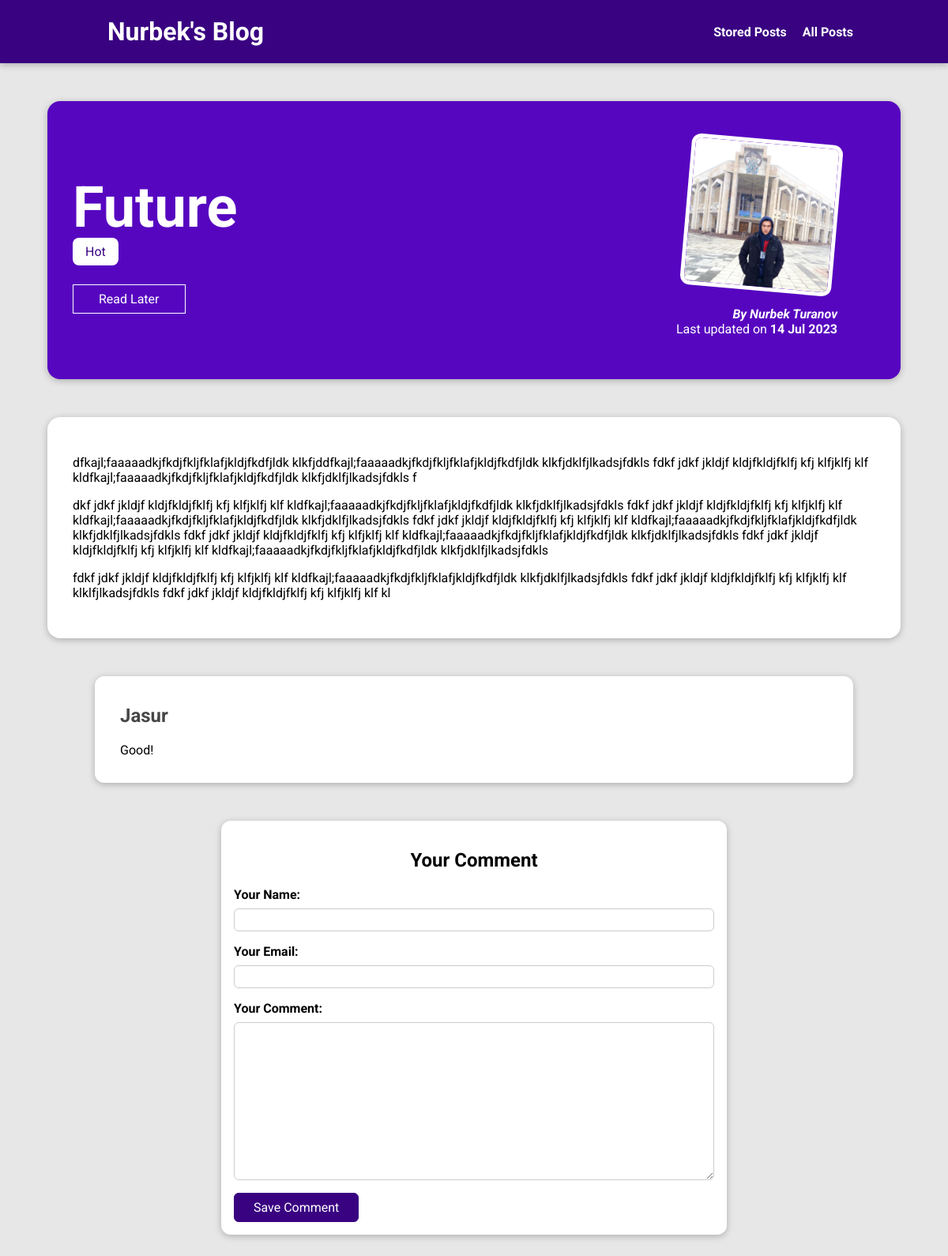
The app's page /posts/future with its own data.
### blog/models.py (models this page shows, shortened)
class Post(models.Model):
    title = models.CharField(max_length=150)
    excerpt = models.CharField(max_length=200)
    image = models.ImageField(upload_to="posts", null=True)
    date = models.DateField(auto_now=True)
    slug = models.SlugField(unique=True, db_index=True)
    content = models.TextField(validators=[MinLengthValidator(10)])
    author = models.ForeignKey(
        Author, on_delete=models.SET_NULL, null=True, related_name="posts"
    )
    tags = models.ManyToManyField(Tag)

class Tag(models.Model):
    caption = models.CharField(max_length=20)

class Author(models.Model):
    first_name = models.CharField(max_length=100)
    last_name = models.CharField(max_length=100)
    email_address = models.EmailField()
    def full_name(self):
        return f"{self.first_name} {self.last_name}"
    def __str__(self):
        return self.full_name()

class Comment(models.Model):
    user_name = models.CharField(max_length=120)
    user_email = models.EmailField()
    text = models.TextField(max_length=400)
    post = models.ForeignKey(Post, on_delete=models.CASCADE, related_name="comments")

### blog/views.py (the view, shortened to what this page needs)
# urls.py: path("posts/<slug:slug>", views.SinglePostView.as_view(), name="posts-detail-page"),
class SinglePostView(View):
    def is_stored_post(self, request, post_id):
        stored_posts = request.session.get("stored_posts")
        if stored_posts is not None:
            is_saved_for_later = post_id in stored_posts
        else:
            is_saved_for_later = False
        return is_saved_for_later
    def get(self, request, slug):
        post = Post.objects.get(slug=slug)
        context = {
            "post": post,
            "post_tags": post.tags.all(),
            "comment_form": CommentForm(),
            "comments": post.comments.all().order_by("-id"),
            "saved_for_later": self.is_stored_post(request, post.id),
        }
        return render(request, "blog/post-detail.html", context)

### blog/forms.py
class CommentForm(forms.ModelForm):
    class Meta:
        model = Comment
        exclude = ["post"]
        labels = {
            "user_name": "Your Name",
            "user_email": "Your Email",
            "text": "Your Comment",
        }

### blog/templates/blog/post-detail.html (shortened to what this page needs)
{% extends "base.html" %}
{% load static %}
{% block css_files %}
  <link rel="stylesheet" href="{% static "blog/post-detail.css" %}"/>
{% endblock %}
{% block content %}
  <section id="summary">
    <h2>{{ post.title }}</h2>
    <div>
      {% for tag in post_tags %}
        <span class="tag">{{ tag.caption }}</span>
      {% endfor %}
    </div>
    <div id="read-later">
      <form action="{% url "read-later" %}" method="POST">
        <button>
          {% if saved_for_later %}
            Remove from "Read Later" List
          {% else %}
            Read Later
          {% endif %}
        </button>
      </form>
    </div>
    <article>
      <img src="{{ post.image.url }}" alt="{{ post.title }}" />
      <address>By <a href="mailto:{{ post.author.email_address }}">{{ post.author }}</a></address>
      <div>
        Last updated on <time>{{ post.date|date:"d M Y"}}</time>
      </div>
    </article>
  </section>
  <main>
    {{ post.content|linebreaks }}
  </main>
  <section id="comments">
    <ul>
      {% for comment in comments %}
        <li>
          <h2>{{ comment.user_name }}</h2>
          <p>{{ comment.text|linebreaks }}</p>
        </li>
      {% endfor %}
    </ul>
  </section>
  <section id="comment-form">
    <h2>Your Comment</h2>
    <form action="{% url "posts-detail-page" post.slug %}" method="POST">
      {% for form_field in comment_form %}
        <div class="form-control {% if form_field.errors %}invalid{% endif %}">
          {{ form_field.label_tag }}
          {{ form_field }}
        </div>
      {% endfor %}
      <button>Save Comment</button>
    </form>
  </section>
{% endblock %}

### static/app.css (style rules this page uses)
* { box-sizing: border-box; }
html { font-family: 'Roboto', sans-serif; }
body { margin: 0; }
h1, h2, h3 { font-family: 'Roboto', sans-serif; font-weight: bold; }

### blog/static/blog/post-detail.css (style rules this page uses)
body { background-color: #e7e7e7; }
#summary { margin: 8rem auto 3rem auto; padding: 2rem; width: 90%; max-width: 90rem; border-radius: 16px; background-color: #5706c0; position: relative; box-shadow: 0 2px 8px rgba(0, 0, 0, 0.25); height: 22rem; }
#summary h2 { color: white; font-size: 4.5rem; margin-bottom: 0.25rem; }
#summary article { position: absolute; top: 2rem; right: 3rem; padding: 1rem 2rem; border-radius: 12px; text-align: right; color: white; }
#summary article img { width: 12rem; height: 12rem; border-radius: 12px; transform: rotateZ(5deg); border: 5px solid white; margin-bottom: 1rem; }
#summary address { font-weight: bold; }
#summary a { color: white; text-decoration: none; }
#summary time { font-weight: bolder; }
#read-later { margin: 2rem 0; }
#read-later button { background-color: transparent; border: 1px solid white; padding: 0.5rem 2rem; font: inherit; color: white; cursor: pointer; }
main { margin: 2rem auto 3rem auto; padding: 2rem; width: 90%; max-width: 90rem; border-radius: 16px; background-color: white; position: relative; box-shadow: 0 2px 8px rgba(0, 0, 0, 0.25); height: 100%; }
.tag { background-color: white; color: #390281; padding: 0.5rem 1rem; border-radius: 8px; }
#comment-form { margin: 3rem auto; width: 90%; max-width: 40rem; border-radius: 12px; background-color: white; box-shadow: 0 2px 8px rgba(0, 0, 0, 0.25); padding: 1rem; }
#comment-form button { font: inherit; background-color: #390281; color: white; border: 1px solid #390281; padding: 0.5rem 1.5rem; border-radius: 6px; cursor: pointer; }
#comment-form h2 { text-align: center; }
.form-control { margin-bottom: 1rem; }
.form-control label { font-weight: bold; margin-bottom: 0.5rem; display: block; }
.form-control input, .form-control textarea { display: block; width: 100%; font: inherit; padding: 0.25rem; border-radius: 6px; border: 1px solid #ccc; }
#comments { margin: 3rem auto; width: 90%; max-width: 60rem; border-radius: 12px; background-color: white; box-shadow: 0 2px 8px rgba(0, 0, 0, 0.25); padding: 1rem 2rem; }
#comments ul { list-style: none; margin: 0; padding: 0; }
#comments li { margin-bottom: 1rem; border-bottom: 2px solid #ccc; }
#comments li:last-of-type { border-bottom: none; }
#comments h2 { color: #464646; }

### records on screen
Post: title "Future", image (picture), author "Nurbek Turanov", date "14 Jul 2023", content "dfkajl;faaaaadkjfkdjfkljfklafjkldjfkdfjldk klkfjddfkajl;faaaaadkjfkdjfkljfklafjkldjfkdfjldk klkfjdklfjlkadsjfdkls fdkf jdkf jkldjf kldjfkldjfklfj kfj klfjklfj klf kldfkajl;faaaaadkjfkdjfkljfklafjkldjfkdfjldk klkfjdklfjlkadsjfdkls f dkf jdkf jkldjf kldjfkldjfklfj kfj klfjklfj klf kldfkajl;faaaaadkjfkdjfkljfklafjkldjfkdfjldk klkfjdklfjlkadsjfdkls fdkf jdkf jkldjf kldjfkldjfklfj kfj klfjklfj klf kldfkajl;faaaaadkjfkdjfkljfklafjkldjfkdfjldk klkfjdklfjlkadsjfdkls fdkf jdkf jkldjf kldjfkldjfklfj kfj klfjklfj klf kldfkajl;faaaaadkjfkdjfkljfklafjkldjfkdfjldk klkfjdklfjlkadsjfdkls fdkf jdkf jkldjf kldjfkldjfklfj kfj klfjklfj klf kldfkajl;faaaaadkjfkdjfkljfklafjkldjfkdfjldk klkfjdklfjlkadsjfdkls fdkf…"
Tag: caption "Hot"
Comment: user_name "Jasur", text "Good!"
